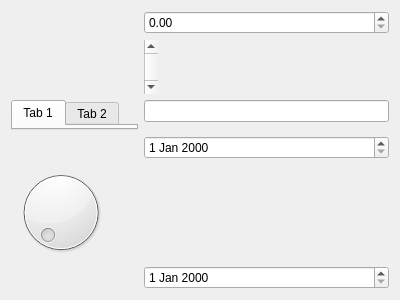
<?xml version="1.0" encoding="UTF-8"?>
<ui version="4.0">
 <class>yigejiemian</class>
 <widget class="QWidget" name="yigejiemian">
  <property name="geometry">
   <rect>
    <x>0</x>
    <y>0</y>
    <width>400</width>
    <height>300</height>
   </rect>
  </property>
  <property name="windowTitle">
   <string>Form</string>
  </property>
  <layout class="QFormLayout" name="formLayout">
   <item row="0" column="1">
    <widget class="QDoubleSpinBox" name="doubleSpinBox"/>
   </item>
   <item row="1" column="1">
    <widget class="QScrollBar" name="verticalScrollBar">
     <property name="orientation">
      <enum>Qt::Vertical</enum>
     </property>
    </widget>
   </item>
   <item row="2" column="0">
    <widget class="QTabWidget" name="tabWidget">
     <widget class="QWidget" name="tab">
      <attribute name="title">
       <string>Tab 1</string>
      </attribute>
     </widget>
     <widget class="QWidget" name="tab_2">
      <attribute name="title">
       <string>Tab 2</string>
      </attribute>
     </widget>
    </widget>
   </item>
   <item row="2" column="1">
    <widget class="QLineEdit" name="lineEdit"/>
   </item>
   <item row="5" column="1">
    <widget class="QDateEdit" name="dateEdit"/>
   </item>
   <item row="7" column="0">
    <widget class="QDial" name="dial"/>
   </item>
   <item row="8" column="1">
    <widget class="QDateEdit" name="dateEdit_2"/>
   </item>
  </layout>
 </widget>
 <resources/>
 <connections/>
</ui>
